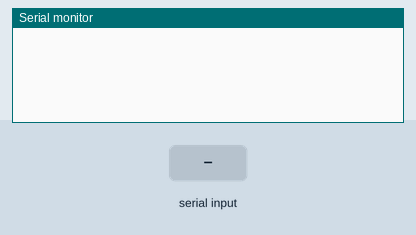
A sketch run on a simulated Arduino Mega 2560, built with avr-gcc and run on an emulated ATmega2560. Parts: the last lines printed to the serial monitor. The inputs (shaded band) are chosen by the test bench.

Above: at 1.2 s.
1.3 s: "1" received over the second serial link
At 1.8 s:
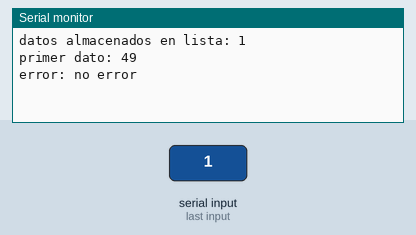
2.8 s: "0" received over the second serial link
At 4.0 s:
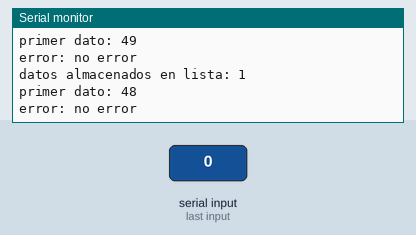
4.3 s: "2" received over the second serial link
At 5.3 s:
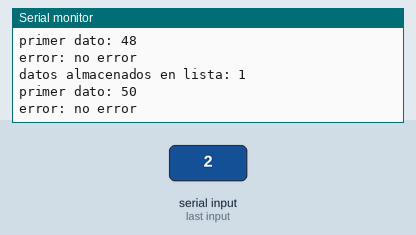

The sketch:

Prueba_serial_1.ino
```cpp
/*  file: prueba_serial_1.ino
 *  author: riizdo
 *  date: 19/04/2020
 *  description: comunication test
 */

//declaration of types////////////////////////////////////////////////////
typedef enum {NO_ERROR, MEMORY_ERROR} errorType;

typedef struct {
  int nParameter;
  int *parameter;
} parameterListType;

//declaration of variables/////////////////////////////////////////////////
parameterListType parameterList;
errorType error;

//declaration of headers///////////////////////////////////////////////////
void parameter_init(parameterListType *list);
errorType parameter_read_serial(parameterListType *list);
errorType parameter_add(parameterListType *list, int element);
void parameter_print(parameterListType list);
void parameter_send_serial(parameterListType list);

//function setup///////////////////////////////////////////////////////////********************************************
void setup() {
  Serial.begin(9600);
  Serial1.begin(115200);

  while (!Serial1) {
    Serial.println("esperando a serial");
  }

  //init the variables///////////////////////////////
  parameter_init(&parameterList);
  error = NO_ERROR;
}//close setup

//function loop/////////////////////////////////////////////////////////////*******************************************
void loop() {
  if (Serial1.available() > 0) {
    parameter_init(&parameterList);
    error = parameter_read_serial(&parameterList);
    parameter_print(parameterList);
    Serial.print("error: ");
    if (error == NO_ERROR) {
      Serial.println("no error");
    } else if (error == MEMORY_ERROR) {
      Serial.println("error de memoria");
    }
  }

}//close loop

//function parameter init///////////////////////////////////////////////////
void parameter_init(parameterListType *list) {
  if (list->parameter != NULL) {
    free(list->parameter);
  }
  list->nParameter = 0;
}

//function read serial parameter////////////////////////////////////////////
errorType parameter_read_serial(parameterListType *list) {
  int nData = Serial1.available();
  if (nData > 0) {
    if (list->nParameter == 0) {
      list->parameter = (int*) malloc(nData * sizeof(int));
    } else {
      list->parameter = (int*) realloc(list->parameter, nData * sizeof(int));
    }
    if (list->parameter != NULL) {
      for (int i = 0; i < nData; i++) {
        list->parameter[i] = Serial1.read();
        list->nParameter++;
      }
    } else {
      return MEMORY_ERROR;
    }
  }

  return NO_ERROR;
}

//function parameter add///////////////////////////////////////////////////
errorType parameter_add(parameterListType *list, int element) {
  if (list->nParameter == 0) {
    list->parameter = (int*) malloc(sizeof(int));//assign the memory
  } else {
    list->parameter = (int*) realloc(list->parameter, (list->nParameter + 1) * sizeof(int));//reassign the memory
  }

  if (list->parameter == NULL) {
    return MEMORY_ERROR;
  }

  list->parameter[list->nParameter] = element;
  list->nParameter++;

  return NO_ERROR;
}

//function parameter print//////////////////////////////////////////////////
void parameter_print(parameterListType list) {
  Serial.print("datos almacenados en lista: ");
  Serial.println(list.nParameter);
  for (int i = 0; i < list.nParameter; i++) {
    Serial.print("primer dato: ");
    Serial.println(list.parameter[i]);
  }
}

//function send serial parameter////////////////////////////////////////////
void parameter_send_serial(parameterListType list) {
  for (int i = 0; i < list.nParameter; i++) {
    Serial1.write(list.parameter[i]);
  }
}
```

Measured:
- after the input at 1.3 s, the serial monitor: prints a new line at once (image 1)
- after the input at 2.8 s, the serial monitor: prints a new line at once (image 2)
- after the input at 4.3 s, the serial monitor: prints a new line at once (image 3)
